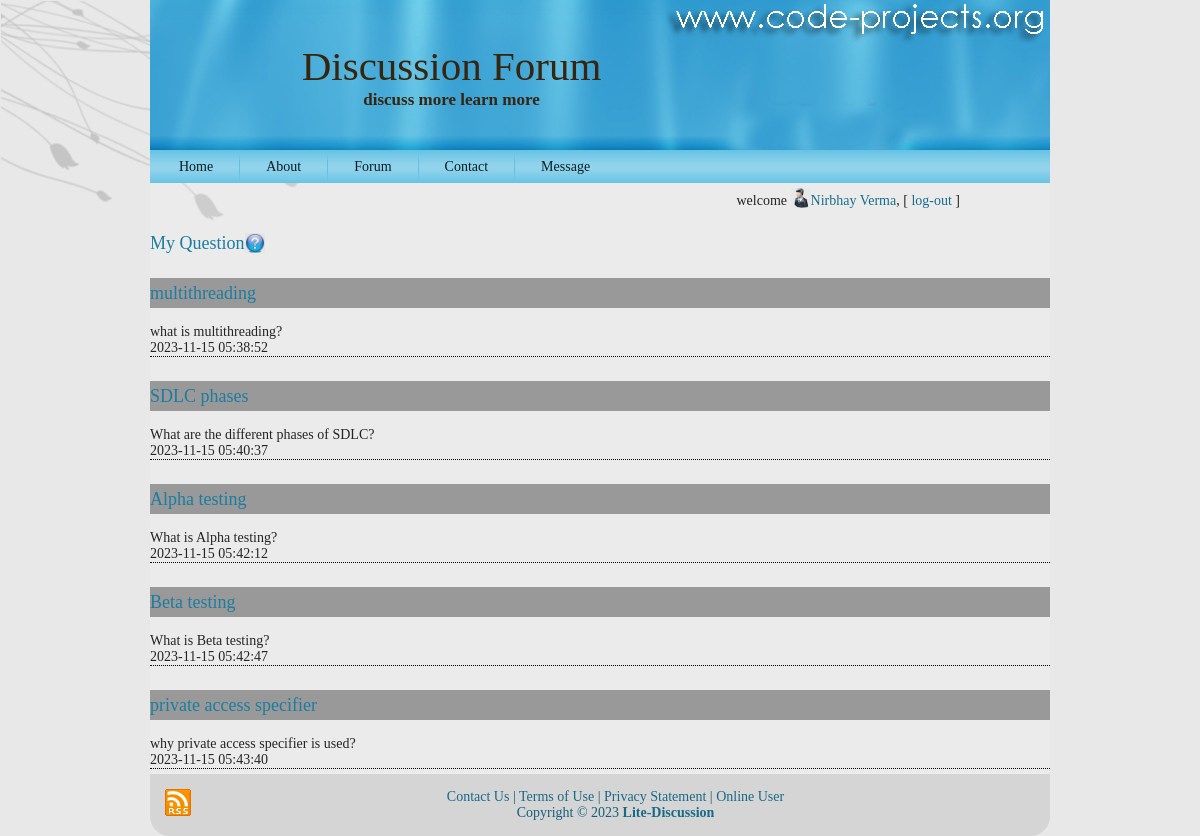
Screenshot of /que.php (signed in) with the database file from the repository.
### tables this page shows
CREATE TABLE `question` (
  `question_id` int(11) NOT NULL,
  `heading` varchar(50) NOT NULL,
  `question_detail` varchar(2000) NOT NULL,
  `datetime` timestamp NOT NULL DEFAULT current_timestamp(),
  `user_id` int(11) NOT NULL,
  `subtopic_id` int(11) NOT NULL,
  `views` int(11) NOT NULL
);

### utility.php (called while the page is built, shortened)
<?php
function ExecuteQuery($SQL)
{
    $servername = "localhost";
    $username = "root";
    $password = "";
    $database = "tech_forum";
    $conn = new mysqli($servername, $username, $password, $database);
    $result = $conn->query($SQL);
    return $result;
}
?>

### que.php (the view, shortened to what this page needs)
<?php
	require("header.php");
	require("checkUser.php");
	echo "<h4>My Question<img src='res/images/askq.jpg'  class='imagedel'/></h4>";
?>
<?php
$sql="SELECT * from question where user_id=$_SESSION[uid]";
$result=ExecuteQuery($sql);
		while($row = mysql_fetch_array($result))
		{
		echo "<span class='box2'>";
		echo "<span class='head'><a href='questionview.php?qid=$row[question_id]'><h4>$row[heading]</h4></a></span>";
		echo "</span>";
		echo  "<br/>";
		echo $row['question_detail'];
		echo  "<br/>";
		echo $row['datetime'];
		echo "<div class='line'></div>";
		}
?>
<?php require("footer.php")?>

### res/style.css (style rules this page uses)
.line { border-bottom:1px dotted black; }
.box2 .head { display:block; height:30px; background-color:#999999; font-weight:bold; line-height:30px; }
.box2 { width: auto; background-color:#CCC; display:block; }
body { margin: 0 auto; padding: 0; background-color: #E8E8E8; }
body { font-family: Georgia, "Times New Roman", Times, Serif; font-size: 14px; color: #242424; }
a { font-family: Georgia, "Times New Roman", Times, Serif; text-decoration: none; color: #186C8B; }
a:link { font-family: Georgia, "Times New Roman", Times, Serif; text-decoration: none; color: #186C8B; }
h1, h2, h3, h4, h5, h6, h1 a, h2 a, h3 a, h4 a, h5 a, h6 a h1 a:hover, h2 a:hover, h3 a:hover, h4 a:hover, h5 a:hover, h6 a:hover h1 a:visited, h2 a:visited, h3 a:visited, h4 a:visited, h5 a:visited, h6 a:visited { font-weight: normal; font-style: normal; text-decoration: none; }
h4, h4 a, h4 a:link, h4 a:visited, h4 a:hover { font-family: Georgia, "Times New Roman", Times, Serif; font-size: 18px; color: #1C7DA0; }
.imagedel { height:20px; width:20px; vertical-align:text-top; vertical-align:text-bottom; }

### rows the page displays
question: heading "multithreading", question_detail "what is multithreading?", datetime "2023-11-15 05:38:52"
question: heading "SDLC phases", question_detail "What are the different phases of SDLC?", datetime "2023-11-15 05:40:37"
question: heading "Alpha testing", question_detail "What is Alpha testing?", datetime "2023-11-15 05:42:12"
question: heading "Beta testing", question_detail "What is Beta testing?", datetime "2023-11-15 05:42:47"
question: heading "private access specifier", question_detail "why private access specifier is used?", datetime "2023-11-15 05:43:40"

### other values shown
$_SESSION["fn"] "Nirbhay Verma"
